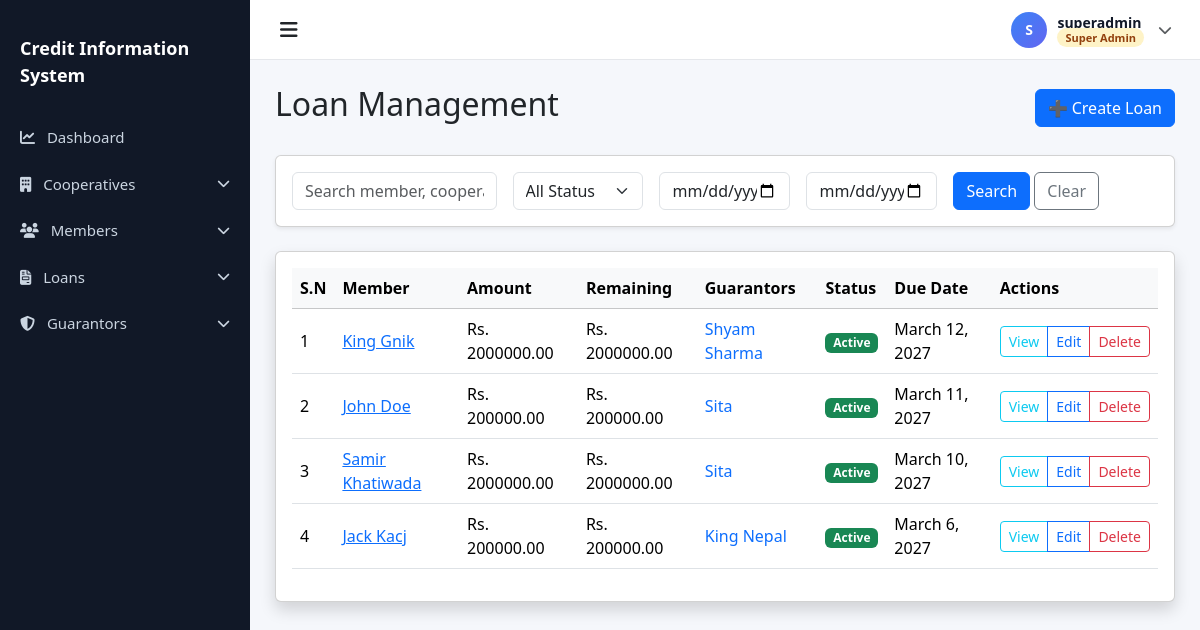
/loans/ (signed in), run on the app's committed database.
### accounts/models.py (models this page shows, shortened)
class User(AbstractUser):
    ROLE_CHOICES = (
        ('superadmin', 'Super Admin'),
        ('admin', 'Admin'),
        ('staff', 'Staff'),
    )
    role = models.CharField(max_length=20, choices=ROLE_CHOICES, default='staff')
    cooperative = models.ForeignKey(
        'cooperatives.Cooperative',
        on_delete=models.SET_NULL,
        null=True,
        blank=True,
        related_name='users',
        help_text="Null for Super Admin users"
    )
    is_first_login = models.BooleanField(default=True)
    class Meta:
        ordering = ['-date_joined']
        indexes = [
            models.Index(fields=['role']),
            models.Index(fields=['cooperative']),
        ]
    def is_superadmin(self):
        return self.role == 'superadmin'
    def is_admin(self):
        return self.role == 'admin'
    def is_staff_user(self):
        return self.role == 'staff'

### loans/models.py (models this page shows, shortened)
class Loan(models.Model):
    STATUS_CHOICES = [
        ('Active', 'Active'),
        ('Cleared', 'Cleared'),
        ('Overdue', 'Overdue'),
    ]
    loan_id = models.AutoField(primary_key=True)
    member = models.ForeignKey(
        Member,
        on_delete=models.CASCADE,
        related_name="loans"
    )
    cooperative = models.ForeignKey(
        Cooperative,
        on_delete=models.CASCADE,
        related_name="loans"
    )
    loan_amount = models.DecimalField(max_digits=12, decimal_places=2)
    interest_rate = models.DecimalField(
        max_digits=5,
        decimal_places=2,
        help_text="Interest rate in %"
    )
    loan_date = models.DateField()
    due_date = models.DateField()
    status = models.CharField(
        max_length=10,
        choices=STATUS_CHOICES,
        default="Active"
    )
    remaining_balance = models.DecimalField(
        max_digits=12,
        decimal_places=2,
        blank=True
    )
    created_by = models.ForeignKey(
        settings.AUTH_USER_MODEL,
        on_delete=models.SET_NULL,
        null=True
    )
    created_at = models.DateTimeField(auto_now_add=True)

class Guarantor(models.Model):
    STATUS_CHOICES = [
        ('Active', 'Active'),
        ('Released', 'Released'),
    ]
    name = models.CharField(max_length=255)
    citizenship_number = models.CharField(max_length=50)
    loan = models.ForeignKey(Loan, on_delete=models.CASCADE, related_name="guarantors")
    member = models.ForeignKey(Member, on_delete=models.SET_NULL, null=True, blank=True, related_name="guaranteed_loans")
    contact_number = models.CharField(max_length=15)
    status = models.CharField(max_length=10, choices=STATUS_CHOICES, default='Active')

### members/models.py (models this page shows, shortened)
class Member(models.Model):
    full_name = models.CharField(max_length=255)
    citizenship_number = models.CharField(max_length=50, unique=True)
    unique_system_id = models.CharField(max_length=100, unique=True, editable=False)
    address = models.TextField()
    phone = models.CharField(max_length=20)
    blacklist_status = models.BooleanField(default=False)
    cooperative = models.ForeignKey(
        'cooperatives.Cooperative',
        on_delete=models.CASCADE,
        related_name='members'
    )
    created_at = models.DateTimeField(auto_now_add=True)
    updated_at = models.DateTimeField(auto_now=True)
    class Meta:
        ordering = ['-created_at']
        indexes = [
            models.Index(fields=['citizenship_number']),
            models.Index(fields=['unique_system_id']),
            models.Index(fields=['blacklist_status']),
        ]

### loans/views.py (the view)
# urls.py: path('', LoanListView.as_view(), name='loan_list'),
class LoanListView(StaffOrAdminMixin, CooperativeAccessMixin, LoginRequiredMixin, ListView):
    model = Loan
    template_name = 'loans/loan_list.html'
    context_object_name = 'loans'
    paginate_by = 10
    ordering = ['-loan_date']
    def get_queryset(self):
        qs = super().get_queryset()
        if not self.request.user.is_superadmin():
            qs = qs.filter(cooperative=self.request.user.cooperative)
        search_query = self.request.GET.get('search', '')
        if search_query:
            qs = qs.filter(
                Q(member__full_name__icontains=search_query) |
                Q(cooperative__name__icontains=search_query) |
                Q(guarantors__name__icontains=search_query)
            ).distinct()
        start_date = self.request.GET.get('start_date')
        if start_date:
            qs = qs.filter(loan_date__gte=start_date)
        due_date = self.request.GET.get('due_date')
        if due_date:
            qs = qs.filter(due_date__lte=due_date)
        status_filter = self.request.GET.get('status', '')
        if status_filter:
            qs = qs.filter(status=status_filter)
        return qs
    def get_context_data(self, **kwargs):
        context = super().get_context_data(**kwargs)
        context['search_query'] = self.request.GET.get('search', '')
        context['status_filter'] = self.request.GET.get('status', '')
        context['start_date'] = self.request.GET.get('start_date', '')
        context['due_date'] = self.request.GET.get('due_date', '')
        return context

### accounts/permissions.py (called while the page is built, shortened)
    def test_func(self):
        return self.request.user.is_authenticated and (
            self.request.user.is_staff_user() or
            self.request.user.is_admin() or
            self.request.user.is_superadmin()
        )

    def get_queryset(self):
        queryset = super().get_queryset()
        if self.request.user.is_superadmin():
            return queryset

    def get_context_data(self, **kwargs):
        context = super().get_context_data(**kwargs)
        if not self.request.user.is_superadmin() and self.request.user.cooperative:
            context['user_cooperative'] = self.request.user.cooperative
        return context

### templates/loans/loan_list.html (shortened to what this page needs)
{% extends "base.html" %}
{% block content %}
<div class="d-flex justify-content-between align-items-center mb-4">
    <h2>Loan Management</h2>
    <a href="{% url 'loans:create_loan' %}" class="btn btn-primary">➕ Create Loan</a>
</div>
<div class="card shadow-sm mb-4">
    <div class="card-body">
        <form method="get" id="filter-form" class="row g-3 align-items-center">
            <div class="col-md-3">
                <input type="text" name="search" id="search-input" class="form-control"
                    placeholder="Search member, cooperative, guarantor..." value="{{ search_query }}"
                    autocomplete="off">
            </div>
            <div class="col-md-2">
                <select name="status" id="status-select" class="form-select">
                    <option value="">All Status</option>
                </select>
            </div>
            <div class="col-md-2">
                <input type="date" name="start_date" id="start-date" class="form-control" placeholder="Start Date"
                    value="{{ start_date }}" title="From Date">
            </div>
            <div class="col-md-2">
                <input type="date" name="due_date" id="due-date" class="form-control" placeholder="Due Date"
                    value="{{ due_date }}" title="To Date">
            </div>
            <div class="col-md-3">
                <button type="submit" class="btn btn-primary">Search</button>
                <a href="{% url 'loans:loan_list' %}" class="btn btn-outline-secondary">Clear</a>
            </div>
        </form>
    </div>
</div>
<div class="card shadow">
    <div class="card-body">
        <div class="table-responsive">
            <table class="table table-hover align-middle">
                <thead class="table-light">
                    <tr>
                        <th>S.N</th>
                        <th>Member</th>
                        <th>Amount</th>
                        <th>Remaining</th>
                        <th>Guarantors</th>
                        <th>Status</th>
                        <th>Due Date</th>
                        <th>Actions</th>
                    </tr>
                </thead>
                <tbody>
                    {% for loan in loans %}
                    <tr>
                        <td>{{ forloop.counter }}</td>
                        <td><a href="{% url 'loans:loan_detail' loan.loan_id %}">{{loan.member.full_name }}</a></td>
                        <td>Rs. {{ loan.loan_amount }}</td>
                        <td>Rs. {{ loan.remaining_balance }}</td>
                        <td>
                            {% for guarantor in loan.guarantors.all %}
                            <a href="{% url 'loans:guarantor_detail' guarantor.pk %}" class="text-decoration-none">
                                {{ guarantor.name }}
                            </a>{% if not forloop.last %}, {% endif %}
                            {% empty %}
                            <span class="text-muted">-</span>
                            {% endfor %}
                        </td>
                        <td>
                            {% if loan.status == "Active" %}
                            <span class="badge bg-success">Active</span>
                            {% elif loan.status == "Overdue" %}
                            <span class="badge bg-danger">Overdue</span>
                            {% else %}
                            <span class="badge bg-secondary">{{ loan.status }}</span>
                            {% endif %}
                        </td>
                        <td>{{ loan.due_date }}</td>
                        <td>
                            <div class="btn-group btn-group-sm">
                                <a href="{% url 'loans:loan_detail' loan.loan_id %}"
                                    class="btn btn-outline-info">View</a>
                                <a href="{% url 'loans:update_loan' loan.loan_id %}"
                                    class="btn btn-outline-primary">Edit</a>
                                {% if user.is_superadmin or user.is_admin %}
                                <a href="{% url 'loans:delete_loan' loan.loan_id %}"
                                    class="btn btn-outline-danger">Delete</a>
                                {% endif %}
                            </div>
                        </td>
                    </tr>
                    {% empty %}
                    <tr>
                        <td colspan="8" class="text-center py-4">No loans available</td>
                    </tr>
                    {% endfor %}
                </tbody>
            </table>
        </div>
    </div>
</div>
{% endblock %}

### templates/base.html (shortened to what this page needs)
{% load static %}
<!DOCTYPE html>
<html lang="en">
<head>
    <link href="https://cdn.jsdelivr.net/npm/bootstrap@5.3.2/dist/css/bootstrap.min.css" rel="stylesheet">
    <link rel="stylesheet" href="https://cdnjs.cloudflare.com/ajax/libs/font-awesome/6.5.0/css/all.min.css">
    <link href="https://cdn.jsdelivr.net/npm/select2@4.1.0-rc.0/dist/css/select2.min.css" rel="stylesheet" />
    <link href="https://cdn.jsdelivr.net/npm/select2-bootstrap-5-theme@1.3.0/dist/select2-bootstrap-5-theme.min.css"
        rel="stylesheet" />
</head>
<body class="{% if not user.is_authenticated %}bg-light{% endif %}">
    {% if user.is_authenticated %}
    <div id="sidebar" class="sidebar">
        <div class="sidebar-brand d-flex align-items-center gap-2">
            <span style="font-size: 18px;">Credit Information System</span>
        </div>
        <a href="{% url 'accounts:dashboard' %}">
            <i class="fa-solid fa-chart-line me-2"></i> Dashboard
        </a>
        {% if user.is_superadmin %}
        <a href="#cooperativesMenu" data-bs-toggle="collapse" role="button" aria-expanded="false"
            aria-controls="cooperativesMenu" class="d-flex justify-content-between align-items-center">
            <span><i class="fa-solid fa-building me-2"></i> Cooperatives</span>
            <i class="fa-solid fa-chevron-down small"></i>
        </a>
        {% elif user.cooperative %}
        <a href="{% url 'cooperatives:detail' user.cooperative.pk %}">
            <i class="fa-solid fa-handshake me-2"></i> My Cooperative
        </a>
        {% endif %}
        <a href="#membersMenu" data-bs-toggle="collapse" role="button" aria-expanded="false" aria-controls="membersMenu"
            class="d-flex justify-content-between align-items-center">
            <span><i class="fa-solid fa-users me-2"></i> Members</span>
            <i class="fa-solid fa-chevron-down small"></i>
        </a>
        <a href="#loansMenu" data-bs-toggle="collapse" role="button" aria-expanded="false" aria-controls="loansMenu"
            class="d-flex justify-content-between align-items-center">
            <span><i class="fa-solid fa-file-invoice me-2"></i> Loans</span>
            <i class="fa-solid fa-chevron-down small"></i>
        </a>
        <a href="#guarantorsMenu" data-bs-toggle="collapse" role="button" aria-expanded="false"
            aria-controls="guarantorsMenu" class="d-flex justify-content-between align-items-center">
            <span><i class="fa-solid fa-shield-halved me-2"></i> Guarantors</span>
            <i class="fa-solid fa-chevron-down small"></i>
        </a>
    </div>
    {% endif %}
    <div id="mainContent" class="{% if user.is_authenticated %}main-content{% else %}container-fluid{% endif %}">
        {% if user.is_authenticated %}
        <div class="topbar">
            <div class="toggle-btn" onclick="toggleSidebar()">
                <i class="fa-solid fa-bars"></i>
            </div>
            <div class="dropdown">
                <a class="profile-toggle" href="#" role="button" data-bs-toggle="dropdown" aria-expanded="false"
                    style="list-style:none;">
                    <div class="profile-avatar">
                        {% if not user.first_name %}{{ user.username|first|upper }}{% endif %}
                    </div>
                    <div>
                        <div class="profile-name">
                            {% if user.first_name %}
                            {{ user.first_name }} {{ user.last_name }}
                            {% else %}
                            {{ user.username }}
                            {% endif %}
                        </div>
                        <div class="profile-role">
                            {% if user.role == 'superadmin' %}<span class="role-badge superadmin">Super Admin</span>
                            {% elif user.role == 'admin' %}<span class="role-badge admin">Admin</span>
                            {% else %}<span class="role-badge staff">Staff</span>{% endif %}
                        </div>
                    </div>
                    <i class="fa-solid fa-chevron-down small ms-1 text-muted"></i>
                </a>
            </div>
        </div>
        {% endif %}
        <div class="page-content">
            {% block content %}
            {% endblock %}
        </div>
    </div>
</body>
</html>

### templates/base.html (style rules this page uses)
body { overflow-x: hidden; background: #f5f7fb; }
.sidebar { height: 100vh; width: 250px; position: fixed; top: 0; left: 0; background: #111827; padding-top: 20px; transition: all 0.3s; z-index: 1050; }
.sidebar a { color: #cbd5e1; padding: 12px 20px; display: block; text-decoration: none; font-size: 15px; }
.sidebar-brand { color: #fff; font-size: 20px; font-weight: 600; padding: 15px 20px; margin-bottom: 10px; }
.main-content { margin-left: 250px; transition: all 0.3s; min-height: 100vh; }
.topbar { height: 60px; background: #fff; border-bottom: 1px solid #e5e7eb; display: flex; align-items: center; justify-content: space-between; padding: 0 20px; position: sticky; top: 0; z-index: 1030; }
.toggle-btn { font-size: 20px; cursor: pointer; padding: 5px 10px; border-radius: 4px; transition: background 0.2s; }
.page-content { padding: 25px; }
.profile-avatar { width: 36px; height: 36px; border-radius: 50%; background: linear-gradient(135deg, #3b82f6, #6366f1); color: #fff; display: inline-flex; align-items: center; justify-content: center; font-weight: 700; font-size: 14px; letter-spacing: 0.5px; flex-shrink: 0; }
.profile-toggle { display: flex; align-items: center; gap: 10px; text-decoration: none; color: #1f2937; padding: 4px 8px; border-radius: 8px; transition: background 0.2s; }
.profile-toggle .profile-name { font-weight: 600; font-size: 14px; line-height: 1; color: #111827; }
.profile-toggle .profile-role { font-size: 11px; color: #6b7280; line-height: 1; margin-top: 2px; }
.role-badge { font-size: 11px; font-weight: 600; padding: 2px 8px; border-radius: 20px; }
.role-badge.superadmin { background: #fef3c7; color: #92400e; }

### data on the page
User: username|first "S", username "superadmin"
Loan: member.full_name "King Gnik", loan_amount "2000000.00", remaining_balance "2000000.00", status "Active", due_date "March 12, 2027"
Guarantor: name "Shyam Sharma"
Loan: member.full_name "John Doe", loan_amount "200000.00", remaining_balance "200000.00", status "Active", due_date "March 11, 2027"
Guarantor: name "Sita"
Loan: member.full_name "Samir Khatiwada", loan_amount "2000000.00", remaining_balance "2000000.00", status "Active", due_date "March 10, 2027"
Guarantor: name "Sita"
Loan: member.full_name "Jack Kacj", loan_amount "200000.00", remaining_balance "200000.00", status "Active", due_date "March 6, 2027"
Guarantor: name "King Nepal"
